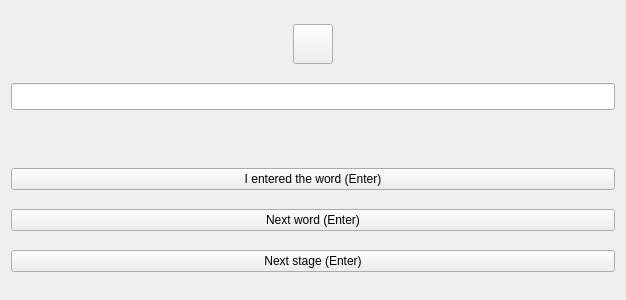
<?xml version="1.0" encoding="UTF-8"?>
<ui version="4.0">
 <class>QStarDict::TypeInStage</class>
 <widget class="QWidget" name="QStarDict::TypeInStage">
  <property name="geometry">
   <rect>
    <x>0</x>
    <y>0</y>
    <width>626</width>
    <height>300</height>
   </rect>
  </property>
  <property name="windowTitle">
   <string>Form</string>
  </property>
  <layout class="QVBoxLayout" name="verticalLayout">
   <item>
    <layout class="QHBoxLayout" name="horizontalLayout">
     <item>
      <spacer name="horizontalSpacer_2">
       <property name="orientation">
        <enum>Qt::Orientation::Horizontal</enum>
       </property>
       <property name="sizeHint" stdset="0">
        <size>
         <width>40</width>
         <height>20</height>
        </size>
       </property>
      </spacer>
     </item>
     <item>
      <widget class="QPushButton" name="speakButton">
       <property name="minimumSize">
        <size>
         <width>40</width>
         <height>40</height>
        </size>
       </property>
       <property name="maximumSize">
        <size>
         <width>40</width>
         <height>40</height>
        </size>
       </property>
       <property name="toolTip">
        <string>Pronounce the word</string>
       </property>
       <property name="icon">
        <iconset resource="pixmaps/pixmaps.qrc">
         <normaloff>:/pics/speaker.png</normaloff>:/pics/speaker.png</iconset>
       </property>
       <property name="iconSize">
        <size>
         <width>32</width>
         <height>32</height>
        </size>
       </property>
      </widget>
     </item>
     <item>
      <spacer name="horizontalSpacer">
       <property name="orientation">
        <enum>Qt::Orientation::Horizontal</enum>
       </property>
       <property name="sizeHint" stdset="0">
        <size>
         <width>40</width>
         <height>20</height>
        </size>
       </property>
      </spacer>
     </item>
    </layout>
   </item>
   <item>
    <widget class="QLineEdit" name="wordEdit">
     <property name="font">
      <font>
       <pointsize>12</pointsize>
      </font>
     </property>
     <property name="alignment">
      <set>Qt::AlignmentFlag::AlignCenter</set>
     </property>
    </widget>
   </item>
   <item>
    <widget class="QLabel" name="correctLabel">
     <property name="maximumSize">
      <size>
       <width>16777215</width>
       <height>20</height>
      </size>
     </property>
     <property name="text">
      <string/>
     </property>
    </widget>
   </item>
   <item>
    <widget class="QPushButton" name="enterButton">
     <property name="text">
      <string>I entered the word (Enter)</string>
     </property>
    </widget>
   </item>
   <item>
    <widget class="QPushButton" name="nextWordButton">
     <property name="text">
      <string>Next word (Enter)</string>
     </property>
    </widget>
   </item>
   <item>
    <widget class="QPushButton" name="nextStageButton">
     <property name="text">
      <string>Next stage (Enter)</string>
     </property>
    </widget>
   </item>
  </layout>
 </widget>
 <resources>
  <include location="pixmaps/pixmaps.qrc"/>
 </resources>
 <connections/>
</ui>
